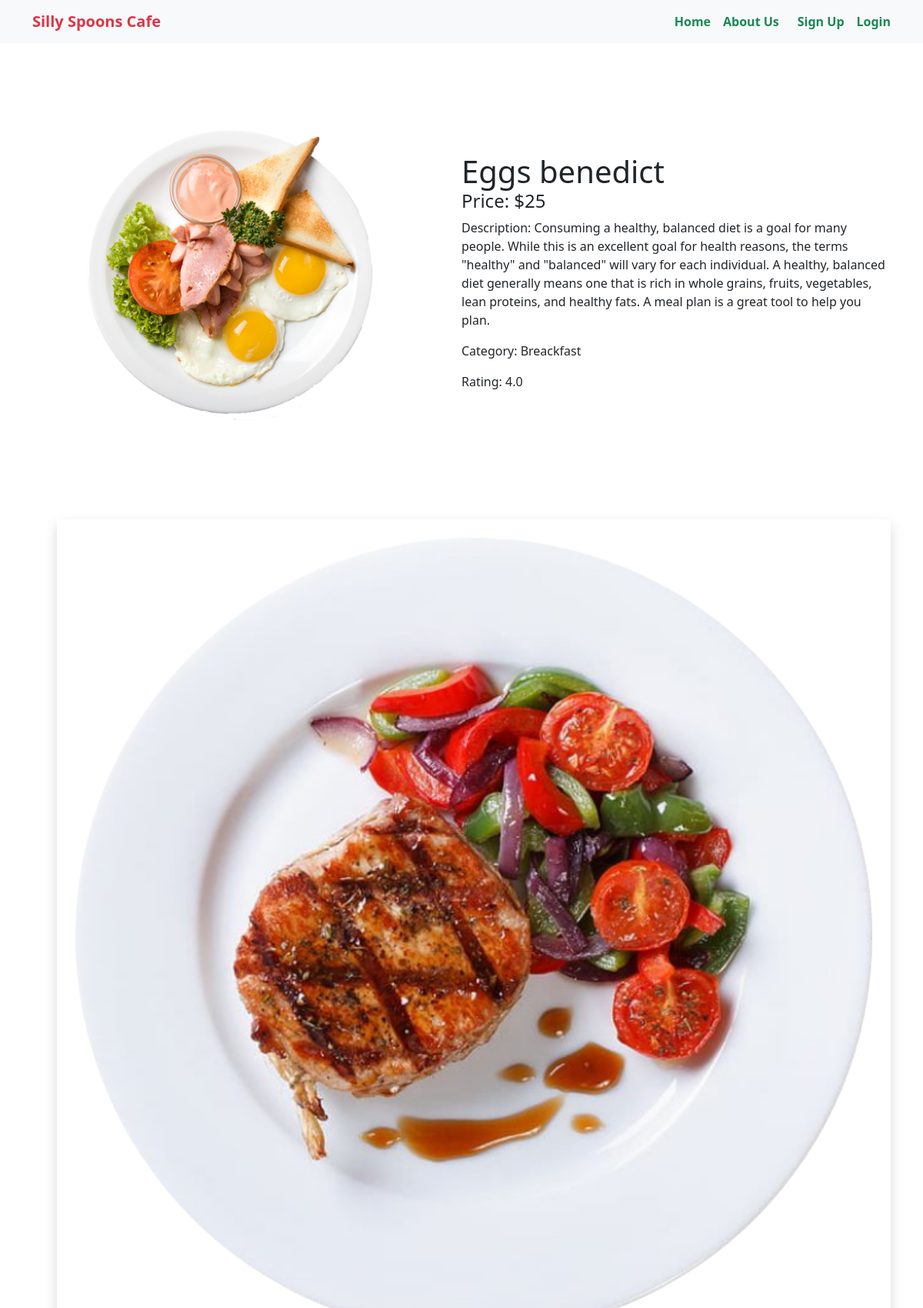
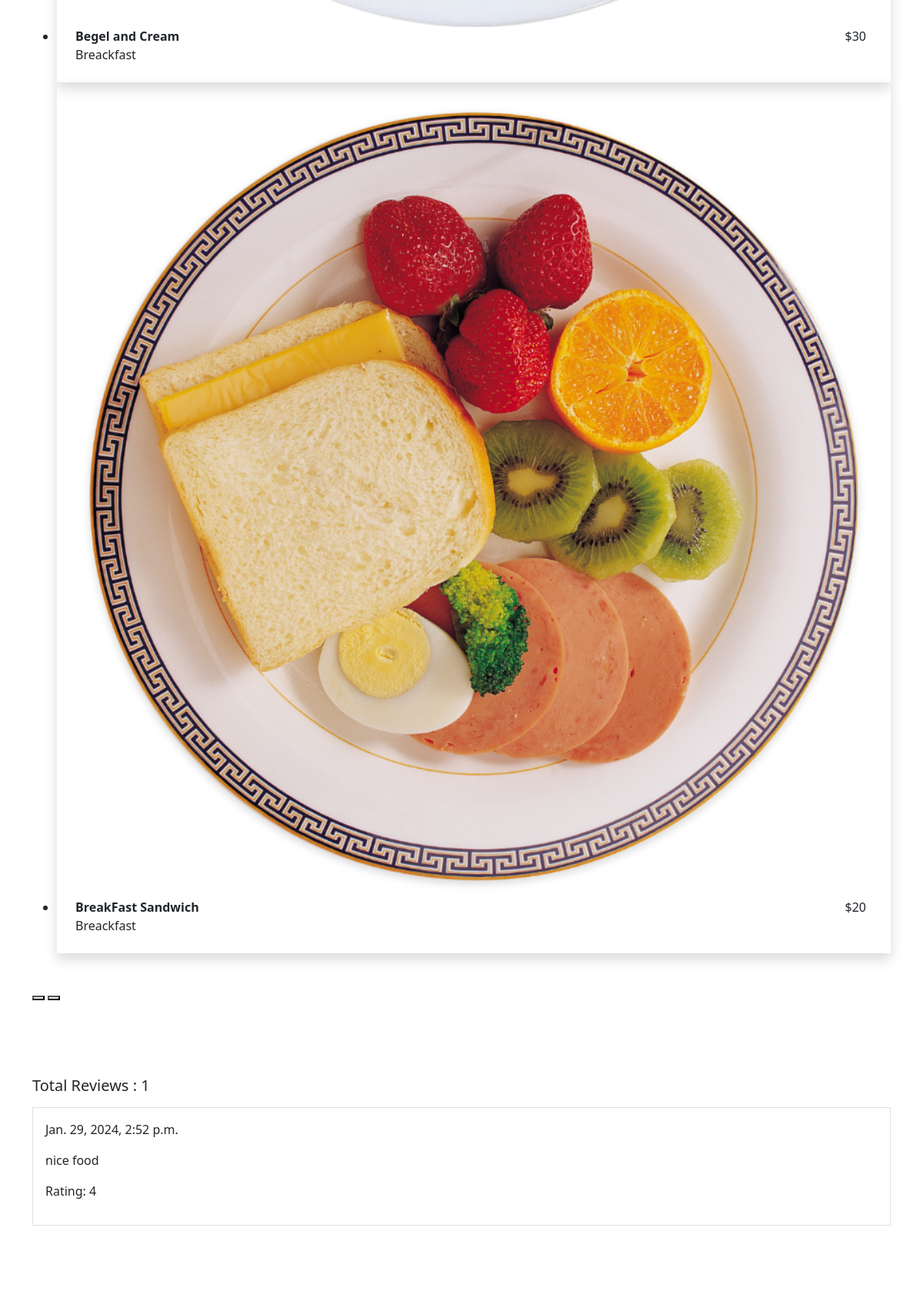
Screenshot of /food/fooddetails/106 (upper part) with the database file from the repository (2 pictures, top to bottom).
### food/models.py (models this page shows, shortened)
class Food(models.Model):
    foodid = models.IntegerField(primary_key=True)
    name = models.CharField(max_length=50)
    price = models.IntegerField()
    description = models.TextField()
    rating = models.FloatField(default=0.0)
    category = models.ForeignKey(Category, on_delete=models.CASCADE)
    author = models.ForeignKey(User, on_delete=models.CASCADE)
    image = models.ImageField(upload_to='food/images')

class Category(models.Model):
    name = models.CharField(max_length=30)
    slug = models.SlugField(max_length=40)
    image = models.ImageField(upload_to='food/images', null=True, blank=True)
    def __str__(self):
        return self.name

class Review(models.Model):
    food = models.ForeignKey(Food, on_delete = models.CASCADE, related_name= 'reviews')
    author = models.ForeignKey(User, on_delete = models.CASCADE, null=True, blank=True)
    body = models.TextField()
    created = models.DateTimeField(auto_now_add=True)
    rating = models.CharField(choices = STAR_CHOICES, max_length=10)

### food/views.py (the view, shortened to what this page needs)
# urls.py: path('fooddetails/<int:foodid>', views.FoodDetailsView.as_view(), name='food_details' ),
class FoodDetailsView(DetailView):
    model = models.Food
    template_name = 'food_details.html'
    pk_url_kwarg = 'foodid'
    def get_context_data(self, **kwargs):
        context = super().get_context_data(**kwargs)
        food = self.object
        reviews = food.reviews.all()
        review_form = forms.ReviewForm()
        foodData = models.Food.objects.filter(category = self.object.category ).exclude(foodid = self.object.foodid)
        context["foodData"] = foodData
        context['reviews'] = reviews
        context['review_form'] = review_form
        return context

### food/templates/food_details.html (shortened to what this page needs)
{% extends 'base.html' %}
{% load crispy_forms_tags %}
{% block content %}
<div class="container my-5 py-5">
  <div class="mb-3 " style="max-width: 100%;">
    <div class="row g-0">
      <div class="col-lg-6">
        <img src="{{food.image.url}}" class="img-fluid rounded-start w-75 ms-5" alt="...">
      </div>
      <div class="col-lg-6 my-auto">
        <div class="card-body ">
          <h1 class="card-title">{{food.name}}</h1>
          <h4 class="card-text">Price: ${{food.price}}</h4>
          <p class="card-text">Description: {{food.description}}</p>
          <p class="card-text">Category: {{food.category}}</p>
          <p class="card-text">Rating: {{food.rating}}</p>
        </div>
      </div>
    </div>
  </div>
  <div class="swiffy-slider slider-item-show3 slider-item-reveal slider-nav-dark slider-nav-outside-expand my-5 py-5">
    <ul class="slider-container py-4" id="slider2">
      {% for food in foodData %}
        <li>
          <a href="{% url 'food_details' food.foodid %}" class="text-decoration-none text-dark">
            <div class="shadow h-100 p-4">
                <div class="ratio ratio-1x1">
                    <img src="{{ food.image.url }}" class="card-img-top" loading="lazy" alt="...">
                </div>
                <div class="card-body d-flex flex-column flex-md-row">
                    <div class="flex-grow-1">
                        <strong>{{food.name}}</strong>
                        <p class="card-text">{{food.category}}</p>
                    </div>
                    <div class="px-md-2">${{food.price}}</div>
                </div>
            </div>
          </a>
        </li>
        {% endfor %}
    </ul>
    <button type="button" class="slider-nav" aria-label="Go to previous"></button>
    <button type="button" class="slider-nav slider-nav-next" aria-label="Go to next"></button>
</div>
    <div class="my-5">
      <div class="card-body">
        <h5 class="my-3">Total Reviews : {{reviews | length}}</h5>
          {% for review in reviews %}
          <div class="border p-3 mt-2">
          <p> {{review.created}}</p>
          <p>{{review.body}}</p>
          <p>Rating: {{review.rating}}</p>
        </div>
          {% endfor %}
      </div>
    </div>
</div>
{% endblock %}

### static/css/style.css (style rules this page uses)
:root { --card_width: 200px; --card_border_radius: 16px; --row_increment: 5px; --card_small: 25; --card_medium: 35; --card_large: 45; }

### rows the page displays
Food: image (picture), name "Eggs benedict", price "25", description "Consuming a healthy, balanced diet is a goal for many people. While this is an excellent goal for health reasons, the terms \"healthy\" and \"balanced\" will vary for each individual. A healthy, balanced diet generally means one that is rich in whole grains, fruits, vegetables, lean proteins, and healthy fats. A meal plan is a great tool to help you plan.", category "Breackfast", rating "4.0"
Food: image (picture), name "Begel and Cream", category "Breackfast", price "30"
Food: image (picture), name "BreakFast Sandwich", category "Breackfast", price "20"
Review: created "Jan. 29, 2024, 2:52 p.m.", body "nice food", rating "4"

### other values shown
{{ reviews | length }} "1"
